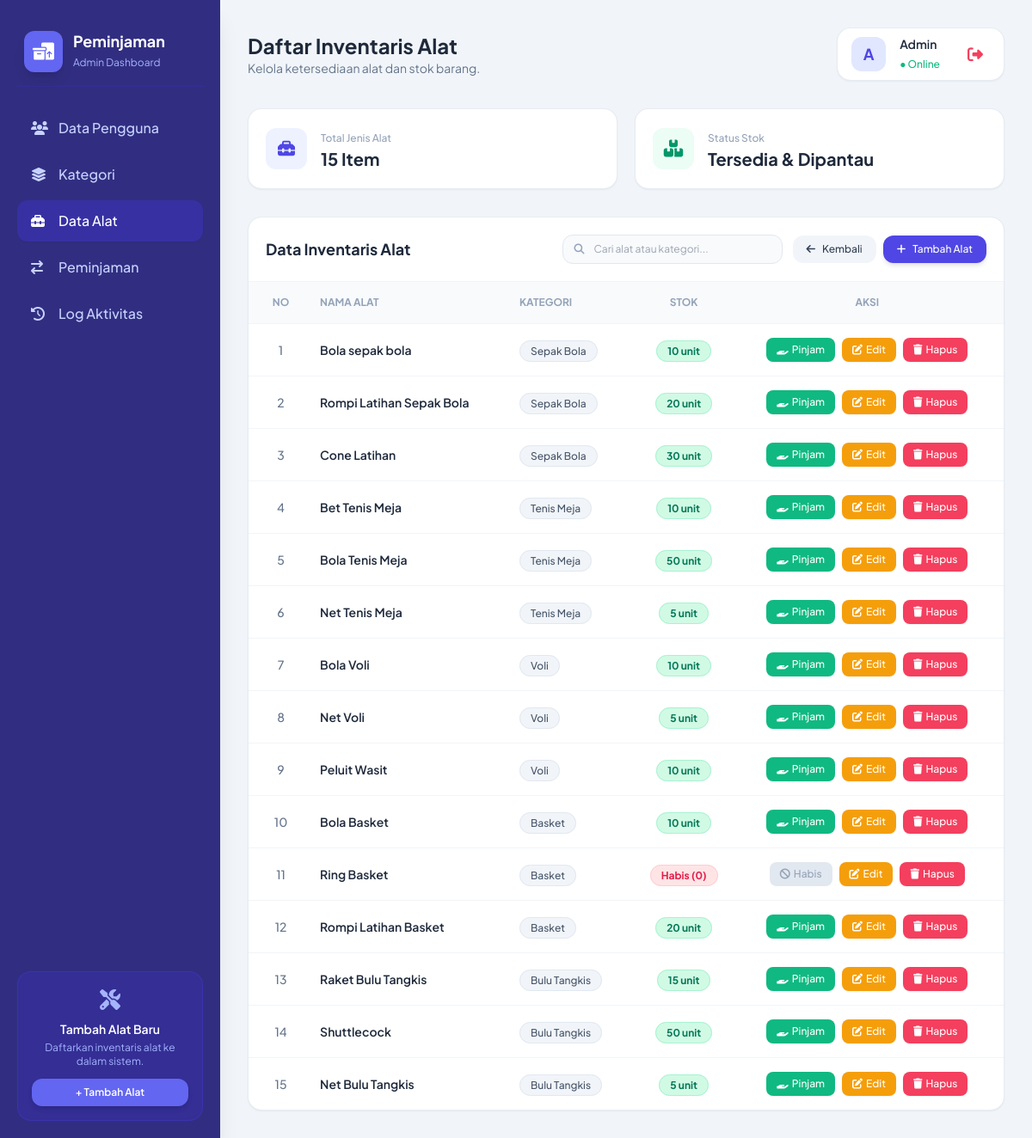
Page /view/v_alat.php (signed in) on the committed database.
### tables this page shows
CREATE TABLE `alat` (
  `id_alat` int(11) NOT NULL,
  `id_kategori` int(11) DEFAULT NULL,
  `nama_alat` varchar(70) NOT NULL,
  `stok` int(11) NOT NULL DEFAULT 0
);

CREATE TABLE `kategori` (
  `id_kategori` int(11) NOT NULL,
  `nama_kategori` varchar(50) NOT NULL,
  `keterangan_kategori` varchar(100) NOT NULL
);

### MODEL/m_alat.php (called while the page is built, shortened)
<?php
class m_alat {
    private $db;
    public function __construct($db_connection) {
        $this->db = $db_connection;
    }
    public function tampil_data() {
        $sql = "SELECT alat.*, kategori.nama_kategori
                FROM alat
                LEFT JOIN kategori ON alat.id_kategori = kategori.id_kategori";
        $query = mysqli_query($this->db, $sql);
        $result = [];
        while ($data = mysqli_fetch_object($query)) {
            $result[] = $data;
        }
        return $result;
    }
}
?>

### VIEW/v_alat.php (the view, shortened to what this page needs)
<?php
include_once '../controller/c_alat.php';
?>
<!DOCTYPE html>
<html lang="id">
<head>
    <script src="https://cdn.tailwindcss.com"></script>
    <link rel="stylesheet" href="https://cdnjs.cloudflare.com/ajax/libs/font-awesome/6.4.0/css/all.min.css">
</head>
<body class="bg-slate-100 text-slate-800 antialiased">
    <div class="flex min-h-screen">
        <aside class="w-64 bg-indigo-900 text-white flex flex-col justify-between p-5 shadow-xl shrink-0">
            <div>
                <div class="flex items-center gap-3 px-2 py-4 border-b border-indigo-800/60 mb-6">
                    <div class="bg-indigo-500 text-white p-2.5 rounded-xl shadow-lg">
                        <i class="fa-solid fa-boxes-packing text-xl"></i>
                    </div>
                    <div>
                        <h1 class="font-bold text-lg leading-tight">Peminjaman</h1>
                        <span class="text-xs text-indigo-300">Admin Dashboard</span>
                    </div>
                </div>
                <nav class="space-y-1.5">
                    <a href="v_tampilan_user.php" class="flex items-center gap-3 px-4 py-3 rounded-xl text-indigo-200 hover:bg-indigo-800/50 hover:text-white font-medium transition">
                        <i class="fa-solid fa-users w-5"></i> Data Pengguna
                    </a>
                    <a href="v_kategori.php" class="flex items-center gap-3 px-4 py-3 rounded-xl text-indigo-200 hover:bg-indigo-800/50 hover:text-white font-medium transition">
                        <i class="fa-solid fa-layer-group w-5"></i> Kategori
                    </a>
                    <a href="v_alat.php" class="flex items-center gap-3 px-4 py-3 rounded-xl bg-indigo-800 text-white font-medium shadow-sm transition">
                        <i class="fa-solid fa-toolbox w-5"></i> Data Alat
                    </a>
                    <a href="v_peminjaman_admin.php?tipe=pinjam" class="flex items-center gap-3 px-4 py-3 rounded-xl text-indigo-200 hover:bg-indigo-800/50 hover:text-white font-medium transition">
                        <i class="fa-solid fa-arrow-right-arrow-left w-5"></i> Peminjaman
                    </a>
                    <a href="v_log_aktivitas.php" class="flex items-center gap-3 px-4 py-3 rounded-xl text-indigo-200 hover:bg-indigo-800/50 hover:text-white font-medium transition">
                        <i class="fa-solid fa-clock-rotate-left w-5"></i> Log Aktivitas
                    </a>
                </nav>
            </div>
            <div class="bg-indigo-800/60 p-4 rounded-2xl border border-indigo-700/50 text-center">
                <i class="fa-solid fa-screwdriver-wrench text-indigo-300 text-2xl mb-2"></i>
                <h4 class="text-sm font-semibold mb-1">Tambah Alat Baru</h4>
                <p class="text-xs text-indigo-300 mb-3">Daftarkan inventaris alat ke dalam sistem.</p>
                <a href="../controller/c_alat.php?aksi=tambah" class="inline-block w-full py-2 bg-indigo-500 hover:bg-indigo-400 text-white font-semibold text-xs rounded-xl shadow-md transition">
                    + Tambah Alat
                </a>
            </div>
        </aside>
        <main class="flex-1 p-8 overflow-y-auto">
            <header class="flex justify-between items-center mb-8">
                <div>
                    <h2 class="text-2xl font-bold text-slate-800">Daftar Inventaris Alat</h2>
                    <p class="text-sm text-slate-500">Kelola ketersediaan alat dan stok barang.</p>
                </div>
                <div class="flex items-center gap-4 bg-white px-4 py-2 rounded-2xl shadow-sm border border-slate-200/80">
                    <div class="w-10 h-10 rounded-xl bg-indigo-100 text-indigo-600 flex items-center justify-center font-bold text-lg">
                        <?= strtoupper(substr($_SESSION['role'] ?? 'A', 0, 1)); ?>
                    </div>
                    <div>
                        <p class="text-sm font-semibold capitalize text-slate-800"><?= $_SESSION['role'] ?? 'Admin'; ?></p>
                        <span class="text-xs text-emerald-500 font-medium">● Online</span>
                    </div>
                    <button type="button"
                            onclick="konfirmasiLogout()"
                            class="ml-2 text-rose-500 hover:bg-rose-50 p-2 rounded-lg transition cursor-pointer"
                            title="Logout">
                        <i class="fa-solid fa-right-from-bracket text-lg"></i>
                    </button>
                </div>
            </header>
            <section class="grid grid-cols-1 md:grid-cols-2 gap-5 mb-8">
                <div class="bg-white p-5 rounded-2xl border border-slate-200/80 shadow-sm flex items-center gap-4">
                    <div class="w-12 h-12 rounded-xl bg-indigo-50 text-indigo-600 flex items-center justify-center text-xl">
                        <i class="fa-solid fa-toolbox"></i>
                    </div>
                    <div>
                        <span class="text-xs font-medium text-slate-400">Total Jenis Alat</span>
                        <h3 class="text-xl font-bold text-slate-800"><?= !empty($data_alat) ? count($data_alat) : 0; ?> Item</h3>
                    </div>
                </div>
                <div class="bg-white p-5 rounded-2xl border border-slate-200/80 shadow-sm flex items-center gap-4">
                    <div class="w-12 h-12 rounded-xl bg-emerald-50 text-emerald-600 flex items-center justify-center text-xl">
                        <i class="fa-solid fa-boxes-stacked"></i>
                    </div>
                    <div>
                        <span class="text-xs font-medium text-slate-400">Status Stok</span>
                        <h3 class="text-xl font-bold text-slate-800">Tersedia & Dipantau</h3>
                    </div>
                </div>
            </section>
            <section class="bg-white rounded-2xl border border-slate-200/80 shadow-sm overflow-hidden">
                <div class="p-5 border-b border-slate-100 flex flex-col md:flex-row justify-between items-stretch md:items-center gap-4">
                    <h3 class="font-bold text-slate-800 text-lg">Data Inventaris Alat</h3>
                    <div class="flex flex-col sm:flex-row items-center gap-3">
                        <div class="relative w-full sm:w-64">
                            <i class="fa-solid fa-magnifying-glass absolute left-3.5 top-1/2 -translate-y-1/2 text-slate-400 text-xs"></i>
                            <input type="text"
                                   id="searchInput"
                                   onkeyup="cariAlat()"
                                   placeholder="Cari alat atau kategori..."
                                   class="w-full pl-9 pr-4 py-2 bg-slate-50 border border-slate-200 text-xs rounded-xl focus:bg-white focus:outline-none focus:ring-2 focus:ring-indigo-500/20 focus:border-indigo-500 transition">
                        </div>
                        <div class="flex items-center gap-2 w-full sm:w-auto">
                            <a href="../view/v_tampilan_user.php" class="w-1/2 sm:w-auto px-4 py-2 bg-slate-100 hover:bg-slate-200 text-slate-700 font-medium text-xs rounded-xl transition flex items-center justify-center gap-2">
                                <i class="fa-solid fa-arrow-left"></i> Kembali
                            </a>
                            <a href="../controller/c_alat.php?aksi=tambah" class="w-1/2 sm:w-auto px-4 py-2 bg-indigo-600 hover:bg-indigo-700 text-white font-medium text-xs rounded-xl shadow-md transition flex items-center justify-center gap-2 shrink-0">
                                <i class="fa-solid fa-plus"></i> Tambah Alat
                            </a>
                        </div>
                    </div>
                </div>
                <div class="overflow-x-auto">
                    <table class="w-full text-left border-collapse" id="alatTable">
                        <thead>
                            <tr class="bg-slate-50 border-b border-slate-100 text-slate-400 text-xs uppercase font-semibold">
                                <th class="p-4 pl-6 text-center">No</th>
                                <th class="p-4">Nama Alat</th>
                                <th class="p-4">Kategori</th>
                                <th class="p-4 text-center">Stok</th>
                                <th class="p-4 text-center pr-6">Aksi</th>
                            </tr>
                        </thead>
                        <tbody class="divide-y divide-slate-100 text-sm" id="tableBody">
                            <?php
                            if (!empty($data_alat)) :
                                $no = 1;
                                foreach ($data_alat as $row):
                            ?>
                                <tr class="hover:bg-slate-50/80 transition alat-row">
                                    <td class="p-4 pl-6 text-center font-medium text-slate-500"><?= $no++; ?></td>
                                    <td class="p-4 font-semibold text-slate-800">
                                        <?= htmlspecialchars($row->nama_alat); ?>
                                    </td>
                                    <td class="p-4">
                                        <span class="px-3 py-1 rounded-full text-xs font-medium bg-slate-100 text-slate-600 border border-slate-200">
                                            <?= htmlspecialchars($row->nama_kategori ?? 'Tanpa Kategori'); ?>
                                        </span>
                                    </td>
                                    <td class="p-4 text-center">
                                        <?php if ($row->stok < 1): ?>
                                            <span class="px-3 py-1 rounded-full text-xs font-bold bg-rose-100 text-rose-600 border border-rose-200">
                                                Habis (0)
                                            </span>
                                        <?php else: ?>
                                            <span class="px-3 py-1 rounded-full text-xs font-bold bg-emerald-100 text-emerald-700 border border-emerald-200">
                                                <?= $row->stok; ?> unit
                                            </span>
                                        <?php endif; ?>
                                    </td>
                                    <td class="p-4 text-center pr-6">
                                        <div class="flex justify-center items-center gap-2">
                                            <?php if ((int)$row->stok > 0): ?>
    <a href="v_alat_pinjam_admin.php?tipe=pinjam&id_alat=<?= (int)$row->id_alat; ?>"
       class="px-3 py-1.5 bg-emerald-500 hover:bg-emerald-600 text-white font-medium text-xs rounded-lg shadow-sm transition flex items-center gap-1">
        <i class="fa-solid fa-hand-holding"></i>
        Pinjam
    </a>
<?php else: ?>
                                                <span class="px-3 py-1.5 bg-slate-200 text-slate-400 font-medium text-xs rounded-lg flex items-center gap-1 cursor-not-allowed">
                                                    <i class="fa-solid fa-ban"></i> Habis
                                                </span>
                                            <?php endif; ?>
                                            <a href="v_update_alat.php?aksi=edit&id=<?= $row->id_alat; ?>"
                                               class="px-3 py-1.5 bg-amber-500 hover:bg-amber-600 text-white font-medium text-xs rounded-lg shadow-sm transition flex items-center gap-1">
                                                <i class="fa-solid fa-pen-to-square"></i> Edit
                                            </a>
                                            <button type="button"
                                                    onclick="konfirmasiHapus(<?= $row->id_alat; ?>, '<?= addslashes(htmlspecialchars($row->nama_alat)); ?>')"
                                                    class="px-3 py-1.5 bg-rose-500 hover:bg-rose-600 text-white font-medium text-xs rounded-lg shadow-sm transition flex items-center gap-1 cursor-pointer">
                                                <i class="fa-solid fa-trash"></i> Hapus
                                            </button>
                                        </div>
                                    </td>
                                </tr>
                            <?php
                                endforeach;
                            endif; ?>
                        </tbody>
                    </table>
                </div>
            </section>
        </main>
    </div>
</body>
</html>

### VIEW/v_alat.php (style rules this page uses)
body { font-family: 'Plus Jakarta Sans', sans-serif; }

### rows in the picture
alat: nama_alat "Bola sepak bola", id_kategori.nama_kategori "Sepak Bola", stok "10"
alat: nama_alat "Rompi Latihan Sepak Bola", id_kategori.nama_kategori "Sepak Bola", stok "20"
alat: nama_alat "Cone Latihan", id_kategori.nama_kategori "Sepak Bola", stok "30"
alat: nama_alat "Bet Tenis Meja", id_kategori.nama_kategori "Tenis Meja", stok "10"
alat: nama_alat "Bola Tenis Meja", id_kategori.nama_kategori "Tenis Meja", stok "50"
alat: nama_alat "Net Tenis Meja", id_kategori.nama_kategori "Tenis Meja", stok "5"
alat: nama_alat "Bola Voli", id_kategori.nama_kategori "Voli", stok "10"
alat: nama_alat "Net Voli", id_kategori.nama_kategori "Voli", stok "5"
alat: nama_alat "Peluit Wasit", id_kategori.nama_kategori "Voli", stok "10"
alat: nama_alat "Bola Basket", id_kategori.nama_kategori "Basket", stok "10"
alat: nama_alat "Ring Basket", id_kategori.nama_kategori "Basket", stok "Habis (0)"
alat: nama_alat "Rompi Latihan Basket", id_kategori.nama_kategori "Basket", stok "20"
alat: nama_alat "Raket Bulu Tangkis", id_kategori.nama_kategori "Bulu Tangkis", stok "15"
alat: nama_alat "Shuttlecock", id_kategori.nama_kategori "Bulu Tangkis", stok "50"
alat: nama_alat "Net Bulu Tangkis", id_kategori.nama_kategori "Bulu Tangkis", stok "5"

### other values in the picture
substr($_SESSION['role'] ?? 'A', 0, 1) "A"
$_SESSION['role'] "Admin"
count($data_alat) "15"
